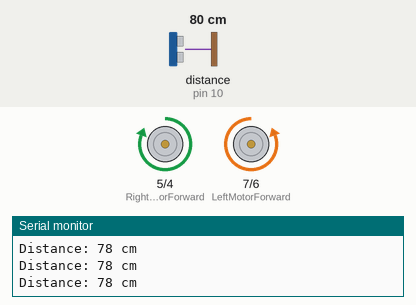
This sketch was run on a simulated Arduino Uno, built with avr-gcc and run on an emulated ATmega328P. On the bench: motor-driver pin pairs drawn as motors (green arrow = first pin HIGH = forward, orange = second pin HIGH = backward, longer = more drive), the last lines printed to the serial monitor. Wiring (inferred from the names in the program): ultrasonic range finder: trigger pin 9; echo pin 10. The inputs (shaded band) are chosen by the test bench; at power-on: distance to the obstacle (sensor on pin 10) 80 cm. The echo pulse lasts 58.3 µs per cm.

Above: at 1.2 s.
1.3 s: distance to the obstacle (sensor on pin 10) set to 23 cm
2.8 s: distance to the obstacle (sensor on pin 10) set to 19 cm
At 4.5 s:
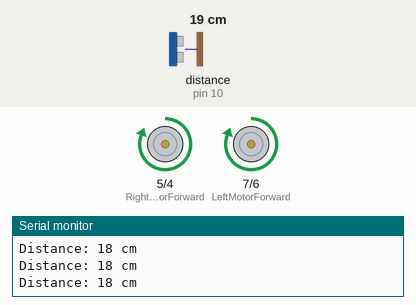
4.8 s: distance to the obstacle (sensor on pin 10) set to 8 cm
6.3 s: distance to the obstacle (sensor on pin 10) set to 5 cm
At 7.5 s:
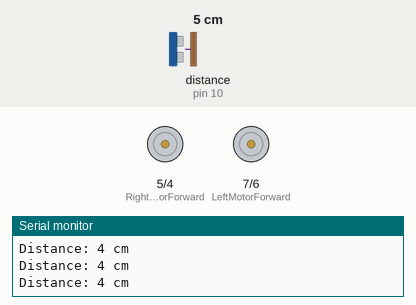
7.8 s: distance to the obstacle (sensor on pin 10) set to 18 cm
At 9.3 s:
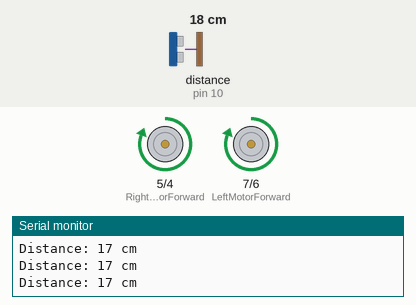
Timing chart, 0 to 10.8 s (numbered marks = the images above; inputs shaded):
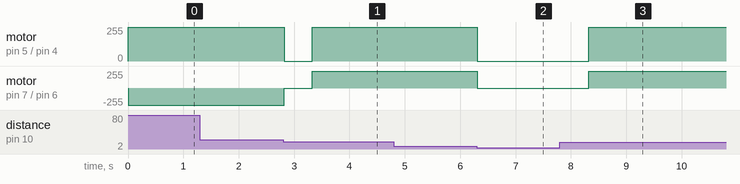

Measured:
- the behaviour switches between 21 and 20 cm on distance to the obstacle (sensor on pin 10) (found by bisection; images 0 and 1)
- the behaviour switches between 7 and 6 cm on distance to the obstacle (sensor on pin 10) (found by bisection; images 1 and 2)
- after the input at 2.8 s, motor on pin 5 (RightMotorForward) / pin 4 (RightMotorBackward): forward 255/255 → stopped at once, → forward 255/255 0.50 s later; motor on pin 7 (LeftMotorForward) / pin 6 (LeftMotorBackward): backward 255/255 → stopped at once, → forward 255/255 0.50 s later
- after the input at 6.3 s, motor on pin 5 (RightMotorForward) / pin 4 (RightMotorBackward), motor on pin 7 (LeftMotorForward) / pin 6 (LeftMotorBackward): forward 255/255 → stopped at once
- after the input at 7.8 s, motor on pin 5 (RightMotorForward) / pin 4 (RightMotorBackward), motor on pin 7 (LeftMotorForward) / pin 6 (LeftMotorBackward): stopped → forward 255/255 after 0.52 s

The sketch:

sketch_nov11a.ino
```cpp
// Define pins for the ultrasonic sensor and motor driver
const int trigPin = 9;
const int echoPin = 10;
const int LeftMotorForward = 7;
const int LeftMotorBackward = 6;
const int RightMotorForward = 5;
const int RightMotorBackward = 4;

// Define distance thresholds (in centimeters)
const int detectionThreshold = 20;  // Distance to detect an object and stop rotating
const int approachThreshold = 5;    // Distance to stop moving forward near the object

void setup() {
  Serial.begin(9600);

  // Ultrasonic sensor pin setup
  pinMode(trigPin, OUTPUT);
  pinMode(echoPin, INPUT);

  // Motor driver pin setup
  pinMode(LeftMotorForward, OUTPUT);
  pinMode(LeftMotorBackward, OUTPUT);
  pinMode(RightMotorForward, OUTPUT);
  pinMode(RightMotorBackward, OUTPUT);
}

void loop() {
  // Measure distance from object
  long distance = getDistance();

  if (distance < detectionThreshold) {
    // Stop rotating and go toward the object
    stopCar();
    delay(500); // Short pause before moving forward

    // Move forward until close to the object or object is removed
    while (getDistance() > approachThreshold) {
      distance = getDistance();
      if (distance > detectionThreshold) {
        // If the object is removed, break out of the loop to resume rotating
        break;
      }
      moveForward();
      delay(100);  // Small delay for stability
    }

    // Stop moving when close to the object or if object is removed
    stopCar();
    delay(500); // Small pause to stabilize before rechecking

  } else {
    // If no object is detected within the threshold, continue rotating left
    rotateLeft();
  }
}

// Function to measure distance with ultrasonic sensor
long getDistance() {
  digitalWrite(trigPin, LOW);
  delayMicroseconds(2);
  digitalWrite(trigPin, HIGH);
  delayMicroseconds(10);
  digitalWrite(trigPin, LOW);

  long duration = pulseIn(echoPin, HIGH);
  long distance = (duration * 0.034) / 2;

  Serial.print("Distance: ");
  Serial.print(distance);
  Serial.println(" cm");

  return distance;
}

// Function to rotate the car to the left
void rotateLeft() {
  digitalWrite(LeftMotorForward, LOW);
  digitalWrite(LeftMotorBackward, HIGH);
  digitalWrite(RightMotorForward, HIGH);
  digitalWrite(RightMotorBackward, LOW);
}

// Function to move the car forward
void moveForward() {
  digitalWrite(LeftMotorForward, HIGH);
  digitalWrite(LeftMotorBackward, LOW);
  digitalWrite(RightMotorForward, HIGH);
  digitalWrite(RightMotorBackward, LOW);
}

// Function to stop the car
void stopCar() {
  digitalWrite(LeftMotorForward, LOW);
  digitalWrite(LeftMotorBackward, LOW);
  digitalWrite(RightMotorForward, LOW);
  digitalWrite(RightMotorBackward, LOW);
}
```
